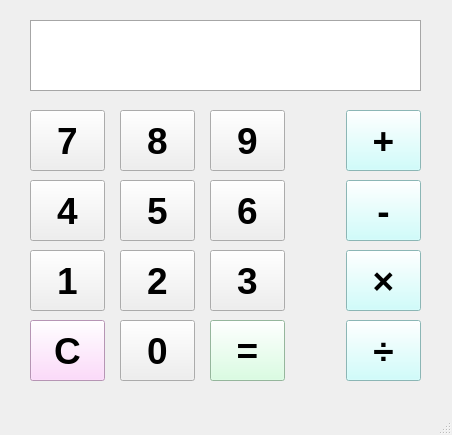
<?xml version="1.0" encoding="UTF-8"?>
<ui version="4.0">
 <class>MainWindow</class>
 <widget class="QMainWindow" name="MainWindow">
  <property name="geometry">
   <rect>
    <x>0</x>
    <y>0</y>
    <width>452</width>
    <height>435</height>
   </rect>
  </property>
  <property name="windowTitle">
   <string>MainWindow</string>
  </property>
  <widget class="QWidget" name="centralwidget">
   <widget class="QLabel" name="result_label">
    <property name="geometry">
     <rect>
      <x>30</x>
      <y>20</y>
      <width>391</width>
      <height>71</height>
     </rect>
    </property>
    <property name="font">
     <font>
      <pointsize>23</pointsize>
     </font>
    </property>
    <property name="styleSheet">
     <string notr="true">background-color:white;border:1px solid rgb(166, 166, 166)</string>
    </property>
    <property name="text">
     <string/>
    </property>
    <property name="alignment">
     <set>Qt::AlignRight|Qt::AlignTrailing|Qt::AlignVCenter</set>
    </property>
   </widget>
   <widget class="QPushButton" name="num7_button">
    <property name="geometry">
     <rect>
      <x>30</x>
      <y>110</y>
      <width>75</width>
      <height>61</height>
     </rect>
    </property>
    <property name="font">
     <font>
      <pointsize>28</pointsize>
      <weight>75</weight>
      <bold>true</bold>
     </font>
    </property>
    <property name="text">
     <string>7</string>
    </property>
   </widget>
   <widget class="QPushButton" name="num8_button">
    <property name="geometry">
     <rect>
      <x>120</x>
      <y>110</y>
      <width>75</width>
      <height>61</height>
     </rect>
    </property>
    <property name="font">
     <font>
      <pointsize>28</pointsize>
      <weight>75</weight>
      <bold>true</bold>
     </font>
    </property>
    <property name="text">
     <string>8</string>
    </property>
   </widget>
   <widget class="QPushButton" name="num9_button">
    <property name="geometry">
     <rect>
      <x>210</x>
      <y>110</y>
      <width>75</width>
      <height>61</height>
     </rect>
    </property>
    <property name="font">
     <font>
      <pointsize>28</pointsize>
      <weight>75</weight>
      <bold>true</bold>
     </font>
    </property>
    <property name="text">
     <string>9</string>
    </property>
   </widget>
   <widget class="QPushButton" name="plus_button">
    <property name="geometry">
     <rect>
      <x>346</x>
      <y>110</y>
      <width>75</width>
      <height>61</height>
     </rect>
    </property>
    <property name="font">
     <font>
      <pointsize>28</pointsize>
      <weight>75</weight>
      <bold>true</bold>
     </font>
    </property>
    <property name="styleSheet">
     <string notr="true">background-color:rgb(194, 255, 253)</string>
    </property>
    <property name="text">
     <string>+</string>
    </property>
   </widget>
   <widget class="QPushButton" name="minus_button">
    <property name="geometry">
     <rect>
      <x>346</x>
      <y>180</y>
      <width>75</width>
      <height>61</height>
     </rect>
    </property>
    <property name="font">
     <font>
      <pointsize>28</pointsize>
      <weight>75</weight>
      <bold>true</bold>
     </font>
    </property>
    <property name="styleSheet">
     <string notr="true">background-color:rgb(194, 255, 253)</string>
    </property>
    <property name="text">
     <string>-</string>
    </property>
   </widget>
   <widget class="QPushButton" name="result_button">
    <property name="geometry">
     <rect>
      <x>210</x>
      <y>320</y>
      <width>75</width>
      <height>61</height>
     </rect>
    </property>
    <property name="font">
     <font>
      <pointsize>28</pointsize>
      <weight>75</weight>
      <bold>true</bold>
     </font>
    </property>
    <property name="styleSheet">
     <string notr="true">background-color:rgb(208, 255, 219)</string>
    </property>
    <property name="text">
     <string>=</string>
    </property>
   </widget>
   <widget class="QPushButton" name="reset_button">
    <property name="geometry">
     <rect>
      <x>30</x>
      <y>320</y>
      <width>75</width>
      <height>61</height>
     </rect>
    </property>
    <property name="font">
     <font>
      <pointsize>28</pointsize>
      <weight>75</weight>
      <bold>true</bold>
     </font>
    </property>
    <property name="styleSheet">
     <string notr="true">background-color:rgb(255, 208, 252)</string>
    </property>
    <property name="text">
     <string>C</string>
    </property>
   </widget>
   <widget class="QPushButton" name="num4_button">
    <property name="geometry">
     <rect>
      <x>30</x>
      <y>180</y>
      <width>75</width>
      <height>61</height>
     </rect>
    </property>
    <property name="font">
     <font>
      <pointsize>28</pointsize>
      <weight>75</weight>
      <bold>true</bold>
     </font>
    </property>
    <property name="text">
     <string>4</string>
    </property>
   </widget>
   <widget class="QPushButton" name="num6_button">
    <property name="geometry">
     <rect>
      <x>210</x>
      <y>180</y>
      <width>75</width>
      <height>61</height>
     </rect>
    </property>
    <property name="font">
     <font>
      <pointsize>28</pointsize>
      <weight>75</weight>
      <bold>true</bold>
     </font>
    </property>
    <property name="text">
     <string>6</string>
    </property>
   </widget>
   <widget class="QPushButton" name="num5_button">
    <property name="geometry">
     <rect>
      <x>120</x>
      <y>180</y>
      <width>75</width>
      <height>61</height>
     </rect>
    </property>
    <property name="font">
     <font>
      <pointsize>28</pointsize>
      <weight>75</weight>
      <bold>true</bold>
     </font>
    </property>
    <property name="text">
     <string>5</string>
    </property>
   </widget>
   <widget class="QPushButton" name="num2_button">
    <property name="geometry">
     <rect>
      <x>120</x>
      <y>250</y>
      <width>75</width>
      <height>61</height>
     </rect>
    </property>
    <property name="font">
     <font>
      <pointsize>28</pointsize>
      <weight>75</weight>
      <bold>true</bold>
     </font>
    </property>
    <property name="text">
     <string>2</string>
    </property>
   </widget>
   <widget class="QPushButton" name="num1_button">
    <property name="geometry">
     <rect>
      <x>30</x>
      <y>250</y>
      <width>75</width>
      <height>61</height>
     </rect>
    </property>
    <property name="font">
     <font>
      <pointsize>28</pointsize>
      <weight>75</weight>
      <bold>true</bold>
     </font>
    </property>
    <property name="text">
     <string>1</string>
    </property>
   </widget>
   <widget class="QPushButton" name="num3_button">
    <property name="geometry">
     <rect>
      <x>210</x>
      <y>250</y>
      <width>75</width>
      <height>61</height>
     </rect>
    </property>
    <property name="font">
     <font>
      <pointsize>28</pointsize>
      <weight>75</weight>
      <bold>true</bold>
     </font>
    </property>
    <property name="text">
     <string>3</string>
    </property>
   </widget>
   <widget class="QPushButton" name="num0_button">
    <property name="geometry">
     <rect>
      <x>120</x>
      <y>320</y>
      <width>75</width>
      <height>61</height>
     </rect>
    </property>
    <property name="font">
     <font>
      <pointsize>28</pointsize>
      <weight>75</weight>
      <bold>true</bold>
     </font>
    </property>
    <property name="text">
     <string>0</string>
    </property>
   </widget>
   <widget class="QPushButton" name="div_button">
    <property name="geometry">
     <rect>
      <x>346</x>
      <y>320</y>
      <width>75</width>
      <height>61</height>
     </rect>
    </property>
    <property name="font">
     <font>
      <pointsize>28</pointsize>
      <weight>75</weight>
      <bold>true</bold>
     </font>
    </property>
    <property name="styleSheet">
     <string notr="true">background-color:rgb(194, 255, 253)</string>
    </property>
    <property name="text">
     <string>÷</string>
    </property>
   </widget>
   <widget class="QPushButton" name="mul_button">
    <property name="geometry">
     <rect>
      <x>346</x>
      <y>250</y>
      <width>75</width>
      <height>61</height>
     </rect>
    </property>
    <property name="font">
     <font>
      <pointsize>28</pointsize>
      <weight>75</weight>
      <bold>true</bold>
     </font>
    </property>
    <property name="styleSheet">
     <string notr="true">background-color:rgb(194, 255, 253)</string>
    </property>
    <property name="text">
     <string>×</string>
    </property>
   </widget>
  </widget>
  <widget class="QMenuBar" name="menubar">
   <property name="geometry">
    <rect>
     <x>0</x>
     <y>0</y>
     <width>452</width>
     <height>21</height>
    </rect>
   </property>
  </widget>
  <widget class="QStatusBar" name="statusbar"/>
 </widget>
 <resources/>
 <connections/>
</ui>
